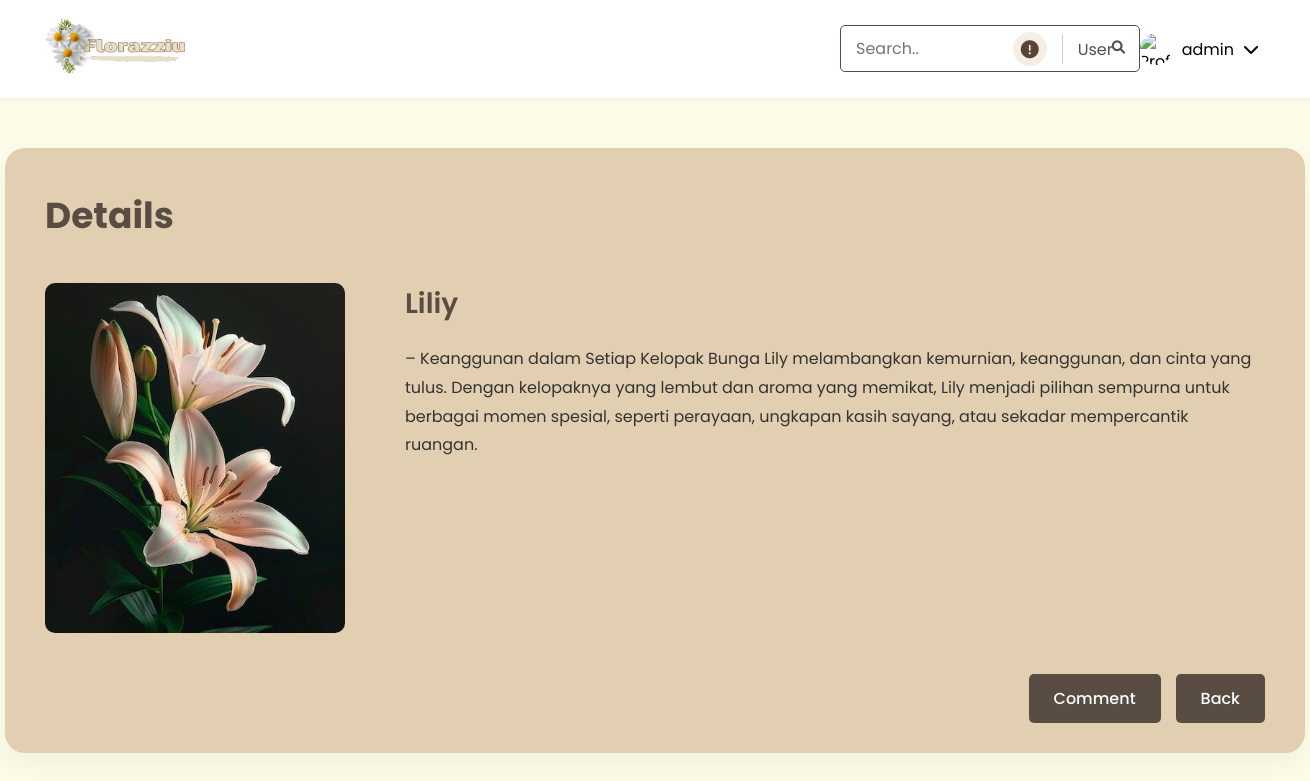
Screenshot of /flower_shop/products/product-detail.php?id=3 (signed in) with the database file from the repository.
### tables this page shows
CREATE TABLE `products` (
  `id` int(11) NOT NULL,
  `name` varchar(255) NOT NULL,
  `color` varchar(50) NOT NULL,
  `price` decimal(10,2) NOT NULL,
  `description` text DEFAULT NULL,
  `image` varchar(255) NOT NULL,
  `created_at` timestamp NOT NULL DEFAULT current_timestamp(),
  `updated_at` timestamp NOT NULL DEFAULT current_timestamp() ON UPDATE current_timestamp()
);

### flower_shop/includes/functions.php (called while the page is built, shortened)
<?php
function getColorCode($colorName) {
    $colors = [
        'Biru' => '#0000FF',
        'Ungu' => '#800080',
        'Pink' => '#FFC0CB',
        'Kuning' => '#FFFF00',
        'Hijau' => '#008000',
        'Putih' => '#FFFFFF',
        'Merah' => '#FF0000',
        'Hitam' => '#000000'
    ];
    return $colors[$colorName] ?? '#584C43';
}
?>

### flower_shop/products/product-detail.php (the view, shortened to what this page needs)
<?php
include '../includes/header.php';
require '../config/database.php';
$product_id = $_GET['id'] ?? 0;
$stmt = $pdo->prepare("SELECT * FROM products WHERE id = ?");
$stmt->execute([$product_id]);
$product = $stmt->fetch(PDO::FETCH_ASSOC);
function formatProductDescription($description) {
    $paragraphs = explode("\n", $description);
    $formatted = '';
    foreach ($paragraphs as $para) {
        if (strpos($para, 'Keunggulan:') !== false) {
            $formatted .= '<p><strong>'.$para.'</strong></p>';
        } else {
            $formatted .= '<p>'.$para.'</p>';
        }
    }
    return $formatted;
}
?>
<main>
    <div class="container">
        <div class="product-detail-card-page">
            <h1 class="detail-title">Details</h1>
            <div class="product-detail-content">
                <div class="product-image-container">
                    <img src="../assets/images/products/<?php echo htmlspecialchars($product['image']); ?>" alt="<?php echo htmlspecialchars($product['name']); ?>">
                </div>
                <div class="product-info">
                    <h2 class="product-name" style="color: <?php echo getColorCode($product['color']); ?>">
                        <?php echo htmlspecialchars($product['name']); ?>
                    </h2>
                    <div class="product-description">
                        <?php echo formatProductDescription(htmlspecialchars($product['description'])); ?>
                    </div>
                    <div class="product-actions-container">
                    <div class="product-actions-page">
                        <a href="comments.php?id=<?php echo $product['id']; ?>" class="comment-btn">Comment</a>
                        <a href="../index.php" class="back-btn">Back</a>
                    </div>
                    </div>
                </div>
            </div>
        </div>
    </div>
</main>

### flower_shop/assets/css/style.css (style rules this page uses)
* { margin: 0; padding: 0; box-sizing: border-box; font-family: 'Poppins', sans-serif; }
body { background-color: #FDFCE8; }
.product-detail-card-page { background-color: #E2CEB1; width: 1300px; margin: 50px auto; padding: 40px; border-radius: 20px; box-shadow: 0 10px 30px rgba(0, 0, 0, 0.05); position: relative; min-height: 600px; padding-bottom: 100px; }
.detail-title { color: #584C43; font-size: 36px; font-weight: 700; margin-bottom: 40px; text-align: left; }
.product-detail-content { display: flex; gap: 60px; margin-bottom: 20px; }
.product-image-container { width: 300px; height: 350px; border-radius: 10px; overflow: hidden; }
.product-image-container img { width: 100%; height: 100%; object-fit: cover; }
.product-info { flex: 1; }
.product-name { font-size: 28px; font-weight: 600; margin-bottom: 20px; }
.product-description { color: #333; font-size: 16px; line-height: 1.8; margin-bottom: 30px; }
.product-description p { margin-bottom: 15px; }
.product-actions-container { display: flex; justify-content: flex-end; position: absolute; bottom: 30px; right: 40px; width: calc(100% - 80px); }
.product-actions-page { display: flex; gap: 15px; }
.comment-btn { background-color: #584C43; color: white; padding: 12px 25px; border: none; border-radius: 5px; font-size: 16px; font-weight: 500; cursor: pointer; transition: all 0.3s; text-decoration: none; display: inline-block; }
.back-btn, .cancel-btn { background-color: #584C43; color: white; padding: 12px 25px; border: none; border-radius: 5px; font-size: 16px; font-weight: 500; cursor: pointer; transition: all 0.3s; text-decoration: none; display: inline-block; }

### rows the page displays
products: image (picture), name "Liliy", description "– Keanggunan dalam Setiap Kelopak Bunga Lily melambangkan kemurnian, keanggunan, dan cinta yang tulus. Dengan kelopaknya yang lembut dan aroma yang memikat, Lily menjadi pilihan sempurna untuk berbagai momen spesial, seperti perayaan, ungkapan kasih sayang, atau sekadar mempercantik ruangan."

### other values shown
$_SESSION['username'] "admin"
